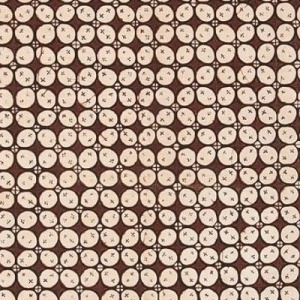
#> input picture Dataset/KAWUNG/KAWUNG_01.jpg, 300 x 300 px; its folder holds only this picture in this run
$ python lbp_histogram.py
#> lines starting #> are read from the running program, lines starting #| are printed output that depends on the picture; long printed decimals are rounded
### common.py
# -*- coding: utf-8 -*-
"""
common.py - fungsi bantu yang dipakai bersama oleh semua file.

Isi: argumen CLI standar (--out, --show), baca citra grayscale 300x300,
pembacaan struktur folder dataset, dan penyimpan gambar.
"""
import argparse
import sys
from pathlib import Path

import matplotlib

if "--show" not in sys.argv:
    matplotlib.use("Agg")          # tanpa jendela; gambar disimpan ke file
import matplotlib.pyplot as plt    # noqa: E402
import numpy as np                 # noqa: E402

UKURAN_CITRA = (300, 300)          # ukuran citra batik di modul
EKSTENSI = {".jpg", ".jpeg", ".png", ".bmp"}

# Semua citra contoh dibaca dari berkas LOKAL di sebelah kode (tanpa internet,
# tanpa citra bawaan scikit-image):  Dataset/<MOTIF>/*.jpg   (satu folder per motif batik)
# scikit-image hanya dipakai untuk algoritma LBP, bukan sebagai sumber citra.
FOLDER_KODE = Path(__file__).resolve().parent
DATASET_DEFAULT = str(FOLDER_KODE / "Dataset")
MOTIF_CONTOH = ("KAWUNG", "PARANG", "TAMBAL")     # dipakai contoh praktikum


def buat_parser(deskripsi):
    """ArgumentParser standar: --out (folder keluaran) dan --show (tampilkan jendela)."""
    p = argparse.ArgumentParser(description=deskripsi)
    p.add_argument("--out", default="hasil", help="folder keluaran gambar/CSV (default: hasil)")
    p.add_argument("--show", action="store_true", help="tampilkan jendela matplotlib")
    return p


def simpan(fig, out, nama, tampil=False):
    """Simpan figure ke <out>/<nama>; opsional tampilkan."""
    out = Path(out)
    out.mkdir(parents=True, exist_ok=True)
    f = out / nama
    fig.savefig(f, dpi=150, bbox_inches="tight")
    print(f"  [gambar] {f}")
    if tampil:
        plt.show()
    plt.close(fig)


def baca_citra(path, ukuran=UKURAN_CITRA):
    """Baca citra grayscale lalu resize (default 300x300)."""
    import cv2
    img = cv2.imread(str(path), cv2.IMREAD_GRAYSCALE)
    if img is None:
        raise FileNotFoundError(path)
    return cv2.resize(img, ukuran)


def _folder_dataset():
    """Folder dataset di sebelah kode (nama di disk 'Dataset', toleran huruf besar/kecil)."""
    for nama in ("Dataset", "DATASET", "dataset"):
        p = FOLDER_KODE / nama
        if p.is_dir():
            return p
    raise SystemExit(f"Folder dataset tidak ada di '{FOLDER_KODE}'. "
                     "Letakkan citra batik di Dataset/<MOTIF>/*.jpg")


def muat_batik(motif, indeks=0, ukuran=UKURAN_CITRA):
    """
    Baca citra batik lokal grayscale dari Dataset/<MOTIF>/, lalu resize (default 300x300).

    Berkas yang dicari: <MOTIF>_<NN>.jpg (NN = indeks+1, dua digit).
    Bila tidak ada, dipakai berkas ke-`indeks` menurut urutan sortir folder motif.
    """
    root = _folder_dataset()
    folder = root / motif
    if not folder.is_dir():
        motif_ada = sorted(d.name for d in root.iterdir() if d.is_dir())
        raise SystemExit(f"Folder motif '{folder}' tidak ada. "
                         f"Motif yang tersedia: {motif_ada}; contoh praktikum: {MOTIF_CONTOH}")
    berkas = folder / f"{motif}_{indeks + 1:02d}.jpg"
    if not berkas.exists():
        daftar = sorted(f for f in folder.iterdir() if f.suffix.lower() in EKSTENSI)
        if not daftar:
            raise SystemExit(f"Folder motif kosong: {folder}")
        if not 0 <= indeks < len(daftar):
            raise SystemExit(f"'{folder}' hanya berisi {len(daftar)} citra; "
                             f"indeks {indeks} di luar batas.")
        berkas = daftar[indeks]
    return baca_citra(berkas, ukuran)


# [20 lines left out: function daftar_dataset, not called in this run]

### lbp_skimage.py
# -*- coding: utf-8 -*-
"""
lbp_skimage.py - LBP dengan scikit-image (Modul A.4 / Makalah 2.6).

    skimage.feature.local_binary_pattern(image, P, R, method='default')

method : default | ror | uniform | nri_uniform | var
Pedoman: P = 8R. R kecil -> tekstur halus, R besar -> makrostruktur.

File ini juga mengecek dua klaim di modul/makalah secara empiris:
  - jumlah bin tiap method (tabel method)
  - proporsi pola uniform: "~90% pada (8,1) dan ~70% pada (16,2)" (Ojala dkk.)

Jalankan:  python lbp_skimage.py
"""
import numpy as np

from common import buat_parser, muat_batik, plt, simpan


def lbp_citra(img, P, R, method="uniform"):
    """Pembungkus skimage.feature.local_binary_pattern."""
    from skimage.feature import local_binary_pattern
    return local_binary_pattern(img, P, R, method=method)


def jumlah_bin(P, method):
    """Jumlah bin histogram menurut method (secara teori)."""
    if method == "uniform":
        return P + 2
    if method == "nri_uniform":
        return P * (P - 1) + 3
    if method in ("default", "ror"):
        return 2 ** P
    raise ValueError("method 'var' bernilai kontinu (tanpa bin tetap)")


# [38 lines left out: function main, not called in this run]


# [2 lines that do not run on import are left out]

### lbp_histogram.py
# -*- coding: utf-8 -*-
"""
lbp_histogram.py - Histogram LBP sebagai vektor fitur (Modul A.2 / Makalah 2.4).

    H(k) = sum_i sum_j f(LBP(i,j), k),   f(x,y)=1 jika x=y
    Normalisasi: H(k)/sum(H)  (setara density=True) -> citra beda ukuran bisa dibandingkan.
Histogram hanya menyimpan frekuensi pola, bukan lokasi spasialnya.

Jalankan:  python lbp_histogram.py
"""
import numpy as np

from common import buat_parser, muat_batik, plt, simpan
from lbp_skimage import jumlah_bin, lbp_citra


def histogram_lbp(lbp, P, method="uniform"):
    """Histogram LBP ternormalisasi (jumlah = 1) -> vektor fitur."""
    nb = jumlah_bin(P, method)
    if nb > 2 ** 20:
        raise MemoryError(f"method='{method}' dengan P={P} -> {nb:,} bin: tidak praktis. "
                          "Gunakan method 'uniform' (P+2 bin).")
    h, _ = np.histogram(lbp.ravel(), bins=nb, range=(0, nb))
    return h.astype(np.float64) / h.sum()


def main():
    import cv2
    a = buat_parser("Histogram LBP").parse_args()

    img = muat_batik("KAWUNG")              # Dataset/KAWUNG/KAWUNG_01.jpg (lokal)
#> in baca_citra, `img = cv2.imread(str(path), cv2.IMREAD_GRAYSCALE)`:
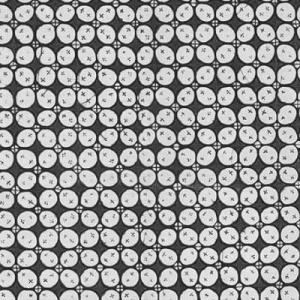
#> img: shape (300, 300); min 16, max 245, mean 154.4
    P, R = 8, 1
    lbp = lbp_citra(img, P, R, "uniform")
#> in lbp_citra, `return local_binary_pattern(img, P, R, method=method)`:
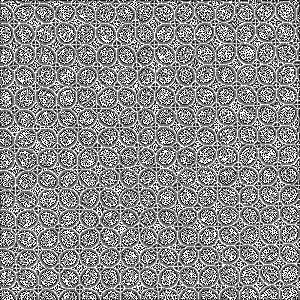
#> returned value: shape (300, 300) float64; min 0, max 9, mean 4.88; drawn with min black and max white

    print("== Histogram LBP (batik Kawung, P=8, R=1, uniform) ==")
    h = histogram_lbp(lbp, P, "uniform")
#> in histogram_lbp, `h, _ = np.histogram(lbp.ravel(), bins=nb, range=(0, nb))`: h = [9116, 7698, 3485, 8801, 16903, 6544, 4629, 7805, 9485, 15534]
#> h = [0.101, 0.0855, 0.0387, 0.0978, 0.188, 0.0727, 0.0514, 0.0867, 0.105, 0.173]
    print(f"  Dimensi vektor fitur : {len(h)}  (kunci: P + 2 = {P + 2})")
#|   Dimensi vektor fitur : 10  (kunci: P + 2 = 10)
    print(f"  Jumlah setelah normalisasi: {h.sum():.6f}")
#|   Jumlah setelah normalisasi: 1.000
    for k, v in enumerate(h):
        print(f"    bin {k}: {v:.4f}")
#> this loop made 10 passes
#> v on passes 1 to 10: 0.101, 0.0855, 0.0387, 0.0978, 0.188, 0.0727, 0.0514, 0.0867, 0.105, 0.173
#|     bin 0: 0.1013
#|     bin 1: 0.0855
#|     bin 2: 0.0387
#|     bin 3: 0.0978
#|     bin 4: 0.1878
#|     bin 5: 0.0727
#|     bin 6: 0.0514
#|     bin 7: 0.0867
#> (further printed lines are left out)

    # H(k) definisi makalah (hitung manual dengan bincount) vs np.histogram
    H_manual = np.bincount(lbp.ravel().astype(int), minlength=len(h))
#> H_manual = [9116, 7698, 3485, 8801, 16903, 6544, 4629, 7805, 9485, 15534]
    print(f"  H(k) manual (bincount) == np.histogram? "
          f"{np.array_equal(H_manual, np.histogram(lbp.ravel(), len(h), (0, len(h)))[0])}")
#|   H(k) manual (bincount) == np.histogram? True

    # Kenapa perlu normalisasi: citra yang sama dengan ukuran berbeda
    kecil = cv2.resize(img, (256, 256), interpolation=cv2.INTER_AREA)
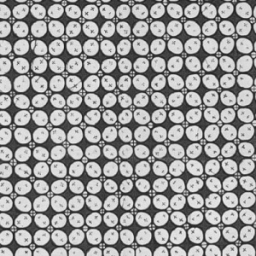
#> kecil: shape (256, 256); min 30, max 237, mean 154.4
    h_kecil_mentah = np.histogram(lbp_citra(kecil, P, R, "uniform").ravel(), 10, (0, 10))[0]
#> call 2 of lbp_citra, with P = 8, R = 1, method = 'uniform'
#> in lbp_citra (call 2), `return local_binary_pattern(img, P, R, method=method)`:
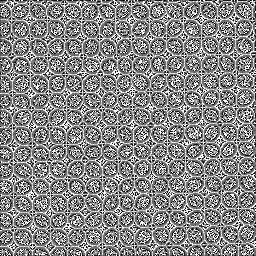
#> returned value: shape (256, 256) float64; min 0, max 9, mean 4.77; drawn with min black and max white
#> h_kecil_mentah = [5002, 5375, 2430, 7472, 14784, 6362, 4001, 5445, 5079, 9586]
    h_kecil = histogram_lbp(lbp_citra(kecil, P, R, "uniform"), P, "uniform")
#> h_kecil = [0.0763, 0.082, 0.0371, 0.114, 0.226, 0.0971, 0.0611, 0.0831, 0.0775, 0.146]
    print(f"\n  Citra {img.shape[0]}x{img.shape[1]} vs 256x256: total piksel {lbp.size} vs "
          f"{h_kecil_mentah.sum()} (frekuensi mentah beda),\n"
          f"  tetapi setelah normalisasi selisih maks antar bin = {np.abs(h - h_kecil).max():.4f}")
#|   Citra 300x300 vs 256x256: total piksel 90000 vs 65536 (frekuensi mentah beda),
#|   tetapi setelah normalisasi selisih maks antar bin = 0.0378

    fig, axes = plt.subplots(1, 2, figsize=(9, 3.2))
    axes[0].bar(range(len(h)), H_manual, color="gray")
    axes[0].set_title("Histogram mentah (frekuensi)")
    axes[1].bar(range(len(h)), h, color="gray")
    axes[1].set_title("Histogram ternormalisasi (vektor fitur)")
    for ax in axes:
        ax.set_xlabel("nilai LBP (bin)")
    plt.tight_layout()
    simpan(fig, a.out, "lbp_histogram_batik_kawung.png", a.show)
#> in simpan, `fig.savefig(f, dpi=150, bbox_inches="tight")`:
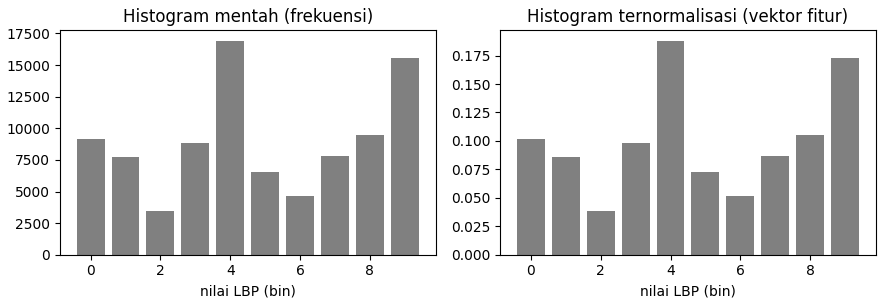
#> figure drawn by matplotlib, 2 panels; panel 1: tallest bar 16903 high, from x = 3.6 to 4.4; panel 2: tallest bar 0.188 high, from x = 3.6 to 4.4


if __name__ == "__main__":
    main()

$ run again, on Dataset/KAWUNG/KAWUNG_05.jpg
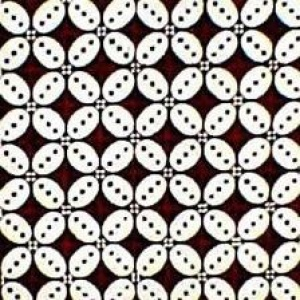
#> input picture Dataset/KAWUNG/KAWUNG_05.jpg, 300 x 300 px
#> in histogram_lbp, `h, _ = np.histogram(lbp.ravel(), bins=nb, range=(0, nb))`: h = [5745, 7032, 4032, 9275, 21921, 12856, 5481, 6283, 6137, 11238]
#> in main, `h = histogram_lbp(lbp, P, "uniform")`: h = [0.0638, 0.0781, 0.0448, 0.103, 0.244, 0.143, 0.0609, 0.0698, 0.0682, 0.125]
#|   Dimensi vektor fitur : 10  (kunci: P + 2 = 10)
#|   Jumlah setelah normalisasi: 1.000
#> the loop in main, `for k, v in enumerate(h):` made 10 passes
#> v on passes 1 to 8: 0.0638, 0.0781, 0.0448, 0.103, 0.244, 0.143, 0.0609, 0.0698
#> (printed output is left out)
#> H_manual = [5745, 7032, 4032, 9275, 21921, 12856, 5481, 6283, 6137, 11238]
#|   H(k) manual (bincount) == np.histogram? True
#> in lbp_citra (call 2), `return local_binary_pattern(img, P, R, method=method)`:
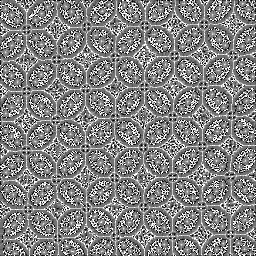
#> returned value: shape (256, 256) float64; min 0, max 9, mean 4.63; drawn with min black and max white
#> h_kecil_mentah = [3612, 4670, 2871, 7265, 17649, 10177, 3921, 4306, 3794, 7271]
#> h_kecil = [0.0551, 0.0713, 0.0438, 0.111, 0.269, 0.155, 0.0598, 0.0657, 0.0579, 0.111]
#|   Citra 300x300 vs 256x256: total piksel 90000 vs 65536 (frekuensi mentah beda),
#|   tetapi setelah normalisasi selisih maks antar bin = 0.0257
#> in simpan, `fig.savefig(f, dpi=150, bbox_inches="tight")`:
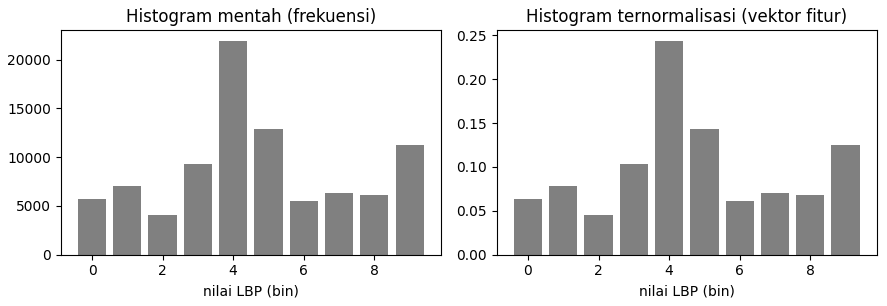
#> figure drawn by matplotlib, 2 panels; panel 1: tallest bar 21921 high, from x = 3.6 to 4.4; panel 2: tallest bar 0.244 high, from x = 3.6 to 4.4

$ run again, on Dataset/KAWUNG/KAWUNG_06.jpg
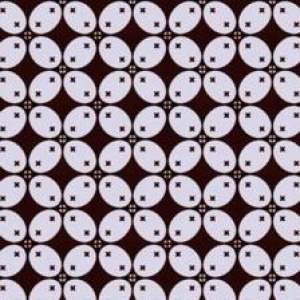
#> input picture Dataset/KAWUNG/KAWUNG_06.jpg, 300 x 300 px
#> in histogram_lbp, `h, _ = np.histogram(lbp.ravel(), bins=nb, range=(0, nb))`: h = [5984, 7600, 4019, 8820, 19831, 9970, 5958, 7478, 7936, 12404]
#> in main, `h = histogram_lbp(lbp, P, "uniform")`: h = [0.0665, 0.0844, 0.0447, 0.098, 0.22, 0.111, 0.0662, 0.0831, 0.0882, 0.138]
#|   Dimensi vektor fitur : 10  (kunci: P + 2 = 10)
#|   Jumlah setelah normalisasi: 1.000
#> the loop in main, `for k, v in enumerate(h):` made 10 passes
#> v on passes 1 to 8: 0.0665, 0.0844, 0.0447, 0.098, 0.22, 0.111, 0.0662, 0.0831
#> (printed output is left out)
#> H_manual = [5984, 7600, 4019, 8820, 19831, 9970, 5958, 7478, 7936, 12404]
#|   H(k) manual (bincount) == np.histogram? True
#> in lbp_citra (call 2), `return local_binary_pattern(img, P, R, method=method)`:
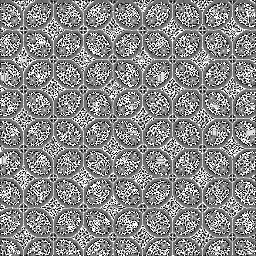
#> returned value: shape (256, 256) float64; min 0, max 9, mean 4.84; drawn with min black and max white
#> h_kecil_mentah = [4076, 5034, 2625, 6415, 15339, 8414, 4241, 5286, 5382, 8724]
#> h_kecil = [0.0622, 0.0768, 0.0401, 0.0979, 0.234, 0.128, 0.0647, 0.0807, 0.0821, 0.133]
#|   Citra 300x300 vs 256x256: total piksel 90000 vs 65536 (frekuensi mentah beda),
#|   tetapi setelah normalisasi selisih maks antar bin = 0.0176
#> in simpan, `fig.savefig(f, dpi=150, bbox_inches="tight")`:
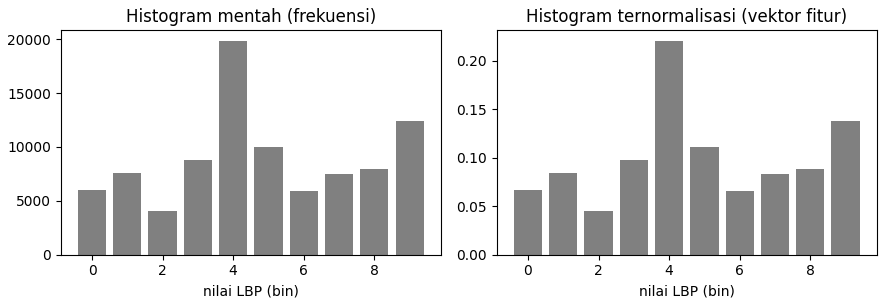
#> figure drawn by matplotlib, 2 panels; panel 1: tallest bar 19831 high, from x = 3.6 to 4.4; panel 2: tallest bar 0.22 high, from x = 3.6 to 4.4

$ run again, on Dataset/KAWUNG/KAWUNG_07.jpg
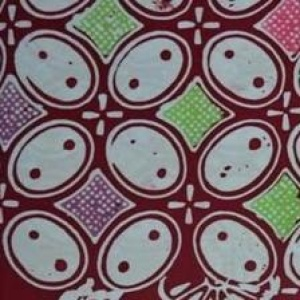
#> input picture Dataset/KAWUNG/KAWUNG_07.jpg, 300 x 300 px
#> in histogram_lbp, `h, _ = np.histogram(lbp.ravel(), bins=nb, range=(0, nb))`: h = [3675, 6188, 3536, 10386, 27141, 11432, 5462, 6634, 6609, 8937]
#> in main, `h = histogram_lbp(lbp, P, "uniform")`: h = [0.0408, 0.0688, 0.0393, 0.115, 0.302, 0.127, 0.0607, 0.0737, 0.0734, 0.0993]
#|   Dimensi vektor fitur : 10  (kunci: P + 2 = 10)
#|   Jumlah setelah normalisasi: 1.000
#> the loop in main, `for k, v in enumerate(h):` made 10 passes
#> v on passes 1 to 8: 0.0408, 0.0688, 0.0393, 0.115, 0.302, 0.127, 0.0607, 0.0737
#> (printed output is left out)
#> H_manual = [3675, 6188, 3536, 10386, 27141, 11432, 5462, 6634, 6609, 8937]
#|   H(k) manual (bincount) == np.histogram? True
#> in lbp_citra (call 2), `return local_binary_pattern(img, P, R, method=method)`:
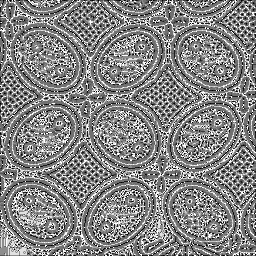
#> returned value: shape (256, 256) float64; min 0, max 9, mean 4.71; drawn with min black and max white
#> h_kecil_mentah = [2759, 4310, 2314, 7419, 20467, 8224, 3945, 4567, 4969, 6562]
#> h_kecil = [0.0421, 0.0658, 0.0353, 0.113, 0.312, 0.125, 0.0602, 0.0697, 0.0758, 0.1]
#|   Citra 300x300 vs 256x256: total piksel 90000 vs 65536 (frekuensi mentah beda),
#|   tetapi setelah normalisasi selisih maks antar bin = 0.0107
#> in simpan, `fig.savefig(f, dpi=150, bbox_inches="tight")`:
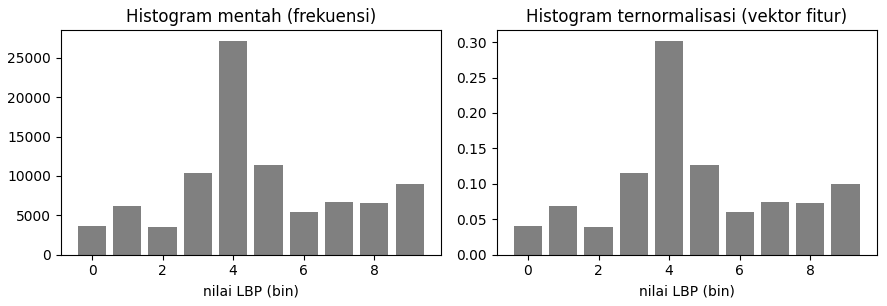
#> figure drawn by matplotlib, 2 panels; panel 1: tallest bar 27141 high, from x = 3.6 to 4.4; panel 2: tallest bar 0.302 high, from x = 3.6 to 4.4
